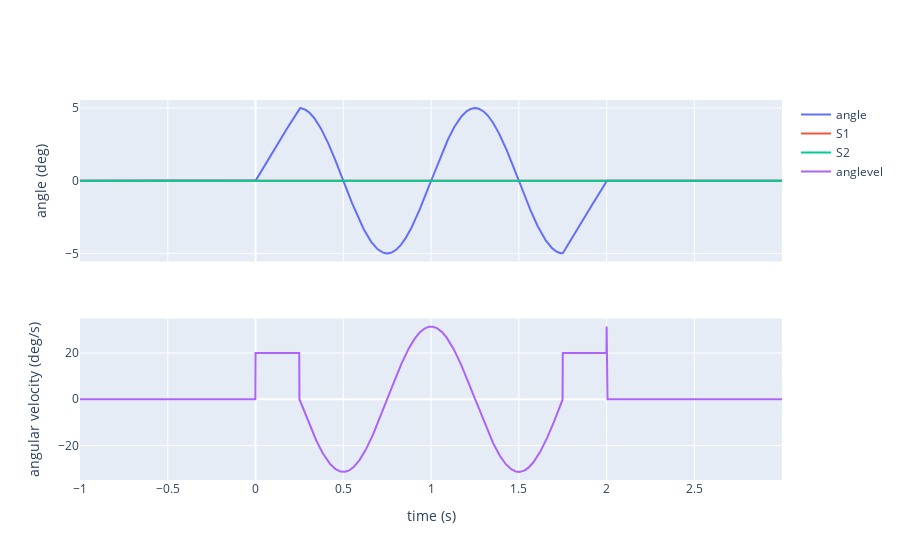

Here is the notebook cell this chart was saved with:
### Markdown cell above
and plot them:

### Code cell
fig = make_subplots(rows = 2, cols = 1,
                   shared_xaxes=True)
fig.add_trace(
    go.Scatter(x = t, y = angle, mode="lines", name="angle"),
    row=1, col=1)
fig.add_trace(
    go.Scatter(x = t, y = S1actcmd, mode="lines", name="S1"),
    row=1, col=1)
fig.add_trace(
    go.Scatter(x = t, y = S2actcmd, mode="lines", name="S2"),
    row=1, col=1)

for onoff in Lonoff:
    fig.add_vrect(x0 = onoff[0], x1=onoff[1], fillcolor="black", opacity=0.25, line_width=0,
                      row=1, col=1)

for onoff in Ronoff:
    fig.add_vrect(x0 = onoff[0], x1=onoff[1], opacity=0.7, line_width=1,
                      row=1, col=1)

fig.update_yaxes(title_text = "angle (deg)", row=1)
fig.add_trace(
    go.Scatter(x = t, y = anglevel, mode="lines", name="anglevel"),
    row=2, col=1)

fig.update_yaxes(title_text = "angular velocity (deg/s)", row=2)
fig.update_xaxes(title_text = "time (s)", row=2)

### Figure 1 — Plotly figure (JSON) as saved in the notebook; plotly's stock layout.template omitted (floating-point values rounded to 4 significant figures; data arrays with more than 128 entries replaced by an {"elided": "..."} marker saying what was removed)
{"data": [{"mode": "lines", "name": "angle", "type": "scatter", "x": {"elided": "4000 float values"}, "xaxis": "x", "y": {"elided": "4000 float values"}, "yaxis": "y"}, {"mode": "lines", "name": "S1", "type": "scatter", "x": {"elided": "4000 float values"}, "xaxis": "x", "y": {"elided": "4000 int values"}, "yaxis": "y"}, {"mode": "lines", "name": "S2", "type": "scatter", "x": {"elided": "4000 float values"}, "xaxis": "x", "y": {"elided": "4000 int values"}, "yaxis": "y"}, {"mode": "lines", "name": "anglevel", "type": "scatter", "x": {"elided": "4000 float values"}, "xaxis": "x2", "y": {"elided": "4000 float values"}, "yaxis": "y2"}], "layout": {"xaxis": {"anchor": "y", "domain": [0, 1], "matches": "x2", "showticklabels": false}, "xaxis2": {"anchor": "y2", "domain": [0, 1], "title": {"text": "time (s)"}}, "yaxis": {"anchor": "x", "domain": [0.575, 1], "title": {"text": "angle (deg)"}}, "yaxis2": {"anchor": "x2", "domain": [0, 0.425], "title": {"text": "angular velocity (deg/s)"}}}}
